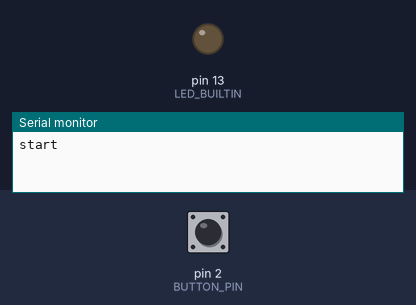
Recording of a sketch running on a simulated Arduino Uno, built with avr-gcc and run on an emulated ATmega328P. Shown: output pins drawn as LEDs (lit = HIGH), the last lines printed to the serial monitor. The inputs (shaded band) are chosen by the test bench; at power-on: pin 2 (BUTTON_PIN) HIGH.

Above: at 1.2 s.
1.3 s: pin 2 (BUTTON_PIN) pulled LOW for 1 s
At 3.7 s:
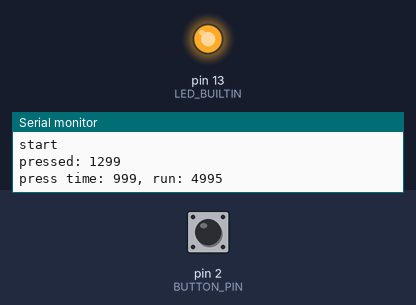
Timing chart, 0 to 8.8 s (numbered marks = the images above; inputs shaded):
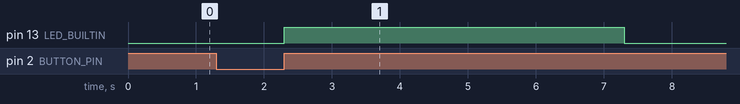

Measured:
- after the input at 1.3 s, pin 13 (LED_BUILTIN): LOW → HIGH after 1.0 s, → LOW 5.0 s later

The sketch:

cat-soup-machine.ino
```cpp
#include <Arduino.h>
#include <stdio.h>

#define BUTTON_PIN 2
#define PUMP_TIME_FACTOR 5
#define LONG_PRESS_TIME 500
#define SERIAL_BAUD 9600

uint32_t startMillis = 0;
uint32_t now = 0;
uint8_t state[] = {0, 0};
char buf[64];

void setup(){
  pinMode(LED_BUILTIN, OUTPUT);
  pinMode(BUTTON_PIN, INPUT_PULLUP);

  digitalWrite(LED_BUILTIN, LOW);

  Serial.begin(SERIAL_BAUD);
  Serial.println("start");
}

void loop(){
  now = millis();
  state[0] = digitalRead(BUTTON_PIN);

  if (state[0] != state[1]){

    // pressed, start timer
    if (state[0] == LOW){
      startMillis = millis();
      sprintf(buf, "pressed: %lu", startMillis);
      Serial.println(buf);
    }

    // released, stop timer
    else if (state[0] == HIGH && now - startMillis > LONG_PRESS_TIME){
      uint32_t pressTime = now - startMillis;
      uint32_t runTime = pressTime * PUMP_TIME_FACTOR;

      sprintf(buf, "press time: %lu, run: %lu", pressTime, runTime);
      Serial.println(buf);

      digitalWrite(LED_BUILTIN, HIGH);
      delay(runTime);
      digitalWrite(LED_BUILTIN, LOW);
    }
  }

  state[1] = state[0];
}
```
